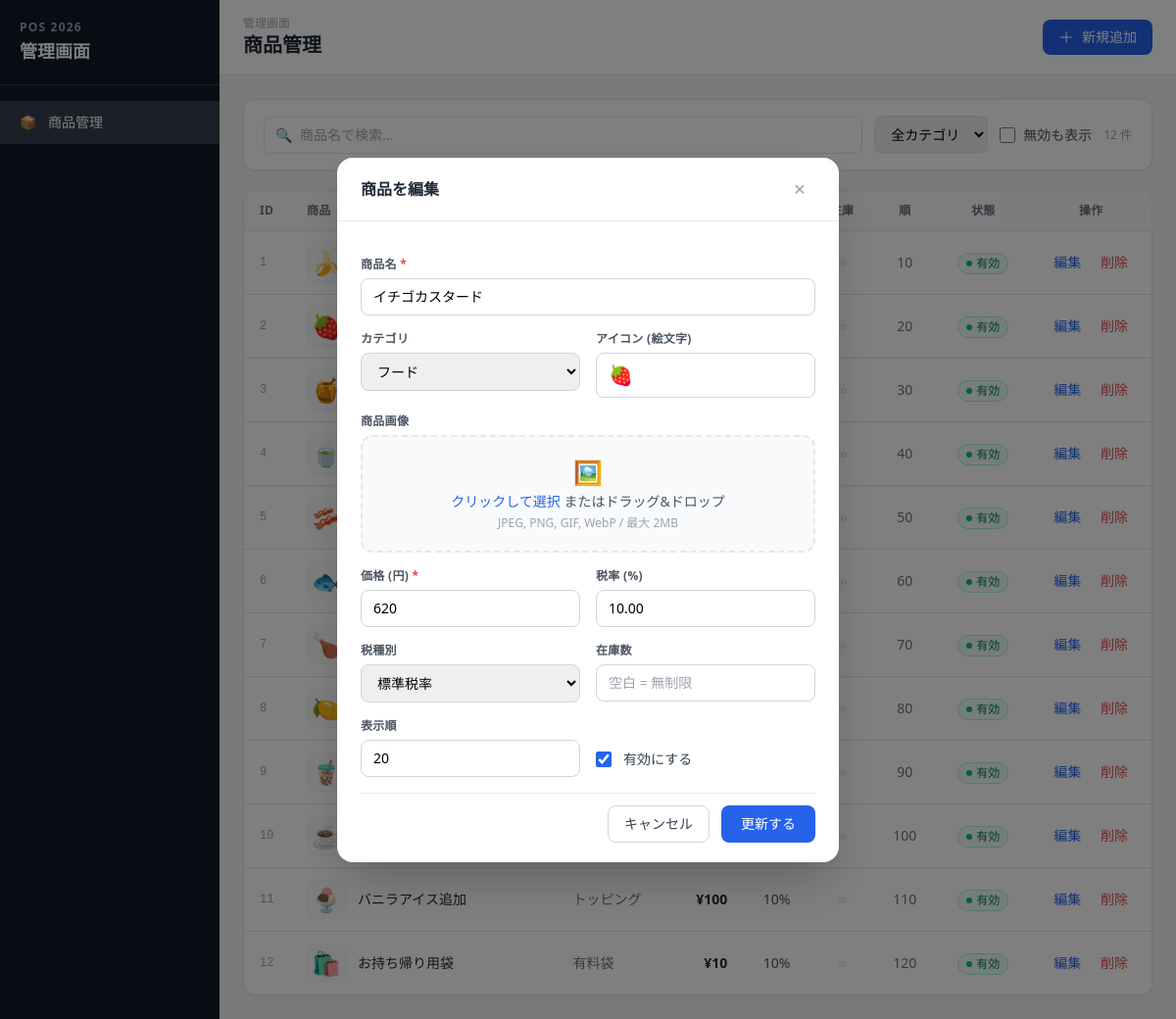
The app's page /admin/products.php?edit=2 with its own data.
### tables this page shows
CREATE TABLE IF NOT EXISTS products (
    id BIGINT UNSIGNED NOT NULL AUTO_INCREMENT,
    category_id BIGINT UNSIGNED NULL,
    name VARCHAR(150) NOT NULL,
    price INT UNSIGNED NOT NULL,
    tax_rate DECIMAL(5,2) NOT NULL DEFAULT 10.00,
    tax_type VARCHAR(20) NOT NULL DEFAULT 'standard',
    icon VARCHAR(20) NULL,
    image_path VARCHAR(255) NULL,
    stock_quantity INT NULL,
    is_active TINYINT(1) NOT NULL DEFAULT 1,
    display_order INT NOT NULL DEFAULT 0,
    created_at DATETIME NOT NULL DEFAULT CURRENT_TIMESTAMP,
    updated_at DATETIME NOT NULL DEFAULT CURRENT_TIMESTAMP ON UPDATE CURRENT_TIMESTAMP,
    PRIMARY KEY (id),
    KEY idx_products_category (category_id),
    KEY idx_products_active_order (is_active, display_order),
    CONSTRAINT fk_products_category
        FOREIGN KEY (category_id) REFERENCES categories (id)
        ON UPDATE CASCADE
        ON DELETE SET NULL
);

CREATE TABLE IF NOT EXISTS categories (
    id BIGINT UNSIGNED NOT NULL AUTO_INCREMENT,
    name VARCHAR(100) NOT NULL,
    display_order INT NOT NULL DEFAULT 0,
    is_active TINYINT(1) NOT NULL DEFAULT 1,
    created_at DATETIME NOT NULL DEFAULT CURRENT_TIMESTAMP,
    updated_at DATETIME NOT NULL DEFAULT CURRENT_TIMESTAMP ON UPDATE CURRENT_TIMESTAMP,
    PRIMARY KEY (id),
    UNIQUE KEY uq_categories_name (name),
    KEY idx_categories_active_order (is_active, display_order)
);

### public/admin/products.php (the view, shortened to what the rows shown need)
<?php
$pdo = Database::pdo();
$productRepo = new ProductRepository($pdo);
$formErrors  = [];
$formData    = [];
$modalOpen   = false;
$isEditing   = false;
$editProduct = null;
if (!$modalOpen && isset($_GET['edit'])) {
    $editProduct = $productRepo->find((int)$_GET['edit']);
    if ($editProduct !== null) {
        $modalOpen = true;
        $isEditing = true;
    }
}
$products   = $productRepo->findAll(['include_inactive' => true]);
function fv(string $key, string|int|null $default = ''): string
{
    global $formData, $editProduct;
    if ($editProduct !== null) {
        return htmlspecialchars((string)($editProduct[$key] ?? $default), ENT_QUOTES);
    }
    return htmlspecialchars((string)$default, ENT_QUOTES);
}
function imgUrl(string|null $path): string|null
{
    if ($path === null || $path === '') {
        return null;
    }
    return '../' . htmlspecialchars($path, ENT_QUOTES);
}
?>
<!DOCTYPE html>
<html lang="ja">
<head>
    <script src="https://cdn.tailwindcss.com"></script>
</head>
<body class="bg-gray-100 min-h-screen">
<div class="flex h-screen overflow-hidden">
    <div class="flex-1 flex flex-col overflow-hidden">
        <header class="bg-white border-b px-6 py-4 flex items-center justify-between flex-shrink-0">
            <div>
                <h1 class="text-xl font-bold text-gray-800">商品管理</h1>
            </div>
        </header>
        <main class="flex-1 overflow-auto p-6">
            <div class="bg-white rounded-xl shadow-sm border overflow-hidden">
                <table class="w-full text-sm">
                    <thead>
                        <tr class="bg-gray-50 border-b text-xs font-semibold text-gray-500 uppercase tracking-wide">
                            <th class="text-left px-4 py-3 w-12">ID</th>
                            <th class="text-left px-4 py-3">商品</th>
                            <th class="text-left px-4 py-3">カテゴリ</th>
                            <th class="text-right px-4 py-3">価格</th>
                            <th class="text-center px-4 py-3">税率</th>
                            <th class="text-center px-4 py-3">在庫</th>
                            <th class="text-center px-4 py-3 w-16">順</th>
                            <th class="text-center px-4 py-3">状態</th>
                            <th class="text-center px-4 py-3 w-28">操作</th>
                        </tr>
                    </thead>
                    <tbody id="productTable">
                    <?php foreach ($products as $p): ?>
                    <?php $thumb = imgUrl($p['image_path'] ?? null); ?>
                    <tr class="product-row border-b last:border-0 hover:bg-gray-50 transition-colors"
                        data-name="<?= htmlspecialchars(mb_strtolower($p['name']), ENT_QUOTES) ?>"
                        data-category="<?= $p['category_id'] ?? '' ?>"
                        data-active="<?= $p['is_active'] ?>">
                        <td class="px-4 py-3 text-gray-400 font-mono text-xs"><?= $p['id'] ?></td>
                        <td class="px-4 py-3">
                            <div class="flex items-center gap-3">
                                <?php if ($thumb !== null): ?>
                                <img src="<?= $thumb ?>" alt=""
                                     class="w-10 h-10 rounded-lg object-cover border border-gray-100 flex-shrink-0">
                                <?php else: ?>
                                <span class="w-10 h-10 flex items-center justify-center text-2xl leading-none flex-shrink-0 bg-gray-50 rounded-lg border border-gray-100">
                                    <?= htmlspecialchars($p['icon'] ?? '', ENT_QUOTES) ?>
                                </span>
                                <?php endif; ?>
                                <div>
                                    <p class="font-medium <?= $p['is_active'] ? 'text-gray-800' : 'text-gray-400 line-through' ?>">
                                        <?= htmlspecialchars($p['name'], ENT_QUOTES) ?>
                                    </p>
                                </div>
                            </div>
                        </td>
                        <td class="px-4 py-3 text-gray-500">
                            <?= htmlspecialchars($p['category_name'] ?? '－', ENT_QUOTES) ?>
                        </td>
                        <td class="px-4 py-3 text-right font-semibold text-gray-800">
                            ¥<?= number_format($p['price']) ?>
                        </td>
                        <td class="px-4 py-3 text-center text-gray-600">
                            <?= number_format((float)$p['tax_rate'], 0) ?>%
                        </td>
                        <td class="px-4 py-3 text-center text-gray-600">
                            <?= $p['stock_quantity'] !== null
                                ? number_format((int)$p['stock_quantity'])
                                : '<span class="text-gray-300">∞</span>' ?>
                        </td>
                        <td class="px-4 py-3 text-center text-gray-500"><?= $p['display_order'] ?></td>
                        <td class="px-4 py-3 text-center">
                            <?php if ($p['is_active']): ?>
                            <span class="inline-flex items-center gap-1 bg-emerald-50 text-emerald-700 border border-emerald-200 text-xs px-2 py-0.5 rounded-full font-medium">
                                <span class="w-1.5 h-1.5 rounded-full bg-emerald-500"></span>有効
                            </span>
                            <?php else: ?>
                            <span class="inline-flex items-center gap-1 bg-gray-100 text-gray-500 border border-gray-200 text-xs px-2 py-0.5 rounded-full font-medium">
                                <span class="w-1.5 h-1.5 rounded-full bg-gray-400"></span>無効
                            </span>
                            <?php endif; ?>
                        </td>
                        <td class="px-4 py-3 text-center whitespace-nowrap">
                            <a href="?edit=<?= $p['id'] ?>"
                               class="inline-block text-blue-600 hover:text-blue-800 font-medium px-2 py-1 rounded hover:bg-blue-50 transition-colors">
                               編集
                            </a>
                            <button onclick="confirmDelete(<?= $p['id'] ?>, '<?= htmlspecialchars($p['name'], ENT_QUOTES) ?>')"
                                    class="text-red-500 hover:text-red-700 font-medium px-2 py-1 rounded hover:bg-red-50 transition-colors">
                                削除
                            </button>
                        </td>
                    </tr>
                    <?php endforeach; ?>
                    </tbody>
                </table>
            </div>
        </main>
    </div>
</div>
<div id="modal"
     class="<?= $modalOpen ? '' : 'hidden' ?> fixed inset-0 z-50 flex items-center justify-center p-4">
    <div class="relative bg-white rounded-2xl shadow-2xl w-full max-w-lg max-h-[92vh] overflow-y-auto">
        <div class="flex items-center justify-between px-6 py-4 border-b sticky top-0 bg-white rounded-t-2xl z-10">
            <h2 class="text-base font-bold text-gray-800">
                <?= $isEditing ? '商品を編集' : '商品を追加' ?>
            </h2>
        </div>
        <form method="POST"
              action="<?= htmlspecialchars($_SERVER['PHP_SELF'], ENT_QUOTES) ?>"
              enctype="multipart/form-data"
              class="px-6 py-5 space-y-4">
            <div>
                <label class="block text-xs font-semibold text-gray-600 mb-1.5 uppercase tracking-wide">
                    商品名 <span class="text-red-500">*</span>
                </label>
                <input type="text" name="name" value="<?= fv('name') ?>" required autofocus
                       class="w-full border <?= isset($formErrors['name']) ? 'border-red-400 bg-red-50' : 'border-gray-300' ?> rounded-lg px-3 py-2 text-sm focus:outline-none focus:ring-2 focus:ring-blue-500">
            </div>
            <div class="grid grid-cols-2 gap-4">
                <div>
                    <label class="block text-xs font-semibold text-gray-600 mb-1.5 uppercase tracking-wide">アイコン (絵文字)</label>
                    <input type="text" name="icon" value="<?= fv('icon') ?>" maxlength="20" placeholder="🍌"
                           class="w-full border border-gray-300 rounded-lg px-3 py-2 text-sm focus:outline-none focus:ring-2 focus:ring-blue-500 text-xl">
                </div>
            </div>
            <div class="grid grid-cols-2 gap-4">
                <div>
                    <label class="block text-xs font-semibold text-gray-600 mb-1.5 uppercase tracking-wide">
                        価格 (円) <span class="text-red-500">*</span>
                    </label>
                    <input type="number" name="price" value="<?= fv('price', '0') ?>" min="0" required
                           class="w-full border <?= isset($formErrors['price']) ? 'border-red-400 bg-red-50' : 'border-gray-300' ?> rounded-lg px-3 py-2 text-sm focus:outline-none focus:ring-2 focus:ring-blue-500">
                </div>
                <div>
                    <label class="block text-xs font-semibold text-gray-600 mb-1.5 uppercase tracking-wide">税率 (%)</label>
                    <input type="number" name="tax_rate" value="<?= fv('tax_rate', '10') ?>" min="0" max="100" step="0.01"
                           class="w-full border border-gray-300 rounded-lg px-3 py-2 text-sm focus:outline-none focus:ring-2 focus:ring-blue-500">
                </div>
            </div>
            <div class="grid grid-cols-2 gap-4 items-end">
                <div>
                    <label class="block text-xs font-semibold text-gray-600 mb-1.5 uppercase tracking-wide">表示順</label>
                    <input type="number" name="display_order" value="<?= fv('display_order', '0') ?>"
                           class="w-full border border-gray-300 rounded-lg px-3 py-2 text-sm focus:outline-none focus:ring-2 focus:ring-blue-500">
                </div>
            </div>
        </form>
    </div>
</div>
</body>
</html>

### records on screen
products: id "1", icon "🍌", display_order "10", is_active 1 (drawn)
products: id "2", icon "🍓", display_order "20", is_active 1 (drawn), name "イチゴカスタード", price "620", tax_rate "10.00"
products: id "3", icon "🍯", display_order "30", is_active 1 (drawn)
products: id "4", icon "🍵", display_order "40", is_active 1 (drawn)
products: id "5", icon "🥓", display_order "50", is_active 1 (drawn)
products: id "6", icon "🐟", display_order "60", is_active 1 (drawn)
products: id "7", icon "🍗", display_order "70", is_active 1 (drawn)
products: id "8", icon "🍋", display_order "80", is_active 1 (drawn)
products: id "9", icon "🧋", display_order "90", is_active 1 (drawn)
products: id "10", icon "☕", display_order "100", is_active 1 (drawn)
products: id "11", icon "🍨", name "バニラアイス追加", category.name "トッピング", price "100", tax_rate "10", display_order "110", is_active 1 (drawn)
products: id "12", icon "🛍️", name "お持ち帰り用袋", category.name "有料袋", price "10", tax_rate "10", display_order "120", is_active 1 (drawn)

### other values on screen
form field category_id "フード"
